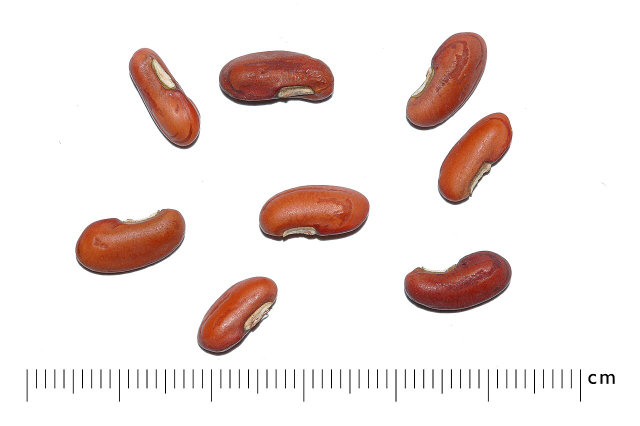
#> input picture data/images/beans_cowpea_scale_05.jpg, 1280 x 851 px (shown at 1/2 size); its folder holds 7 pictures in this run
$ python calibration.py
#> lines starting #> are read from the running program, lines starting #| are printed output that depends on the picture
### src/config.py
"""
Project wide configuration and the dataset manifest.

CSCD608 Advanced Computer Vision, Final Examination, Question 4
Automated Image Segmentation and Object Measurement System

Author : Nii Yartey Gidiglo
ID     : 22424650
"""

from pathlib import Path

# ----------------------------------------------------------------------------
# Paths
# ----------------------------------------------------------------------------
SRC_DIR = Path(__file__).resolve().parent
ROOT_DIR = SRC_DIR.parent
DATA_DIR = ROOT_DIR / "data"
IMAGE_DIR = DATA_DIR / "images"
GT_DIR = DATA_DIR / "ground_truth"
RESULTS_DIR = ROOT_DIR / "results"
FIG_DIR = RESULTS_DIR / "figures"
TABLE_DIR = RESULTS_DIR / "tables"
MEAS_DIR = RESULTS_DIR / "measurements"
REPORT_DIR = ROOT_DIR / "report"

for _d in (IMAGE_DIR, GT_DIR, FIG_DIR, TABLE_DIR, MEAS_DIR, REPORT_DIR):
    _d.mkdir(parents=True, exist_ok=True)

# Longest side that images are resized to before processing. Keeping every
# image at a common working resolution makes the timing comparison fair and
# keeps the morphological kernel sizes meaningful across the dataset.
WORK_MAX_SIDE = 900

RANDOM_SEED = 42

# ----------------------------------------------------------------------------
# Dataset manifest
#
# Every base image is a real photograph. Nothing in this dataset was generated
# by an image generation model. The source URL and licence of each photograph
# are recorded here and reproduced in the report.
#
# The "variant" images are controlled degradations that are computed from the
# base photographs by src/dataset.py (illumination gradient, dim exposure,
# sensor noise, defocus blur). They are used for the robustness study, and
# they inherit the ground truth mask of the base image because the geometry of
# the objects is unchanged.
# ----------------------------------------------------------------------------

BASE_IMAGES = [
    {
        "id": "seeds_sunflower_01",
        "file": "seeds_sunflower_01.jpg",
        "title": "Sunflower seeds, scattered",
        "domain": "Counting and measuring seeds",
        "expected_count": None,
        "px_per_mm": None,
        "ground_truth": "pixel",
        "notes": (
            "Dark seeds on a bright uniform surface. Most seeds are well "
            "separated, a cluster on the right is touching, and several seeds "
            "are cut by the image border."
        ),
        "source": "Wikimedia Commons, File:Sunflower seeds. img 007.jpg",
        "url": "https://commons.wikimedia.org/wiki/File:Sunflower_seeds._img_007.jpg",
        "licence": "CC BY-SA 4.0",
    },
    {
        "id": "seeds_sunflower_02",
        "file": "seeds_sunflower_02.jpg",
        "title": "Sunflower seeds, second layout",
        "domain": "Counting and measuring seeds",
        "expected_count": None,
        "px_per_mm": None,
        "ground_truth": None,
        "notes": "Same object class, different arrangement, more touching pairs.",
        "source": "Wikimedia Commons, File:Sunflower seeds. img 008.jpg",
        "url": "https://commons.wikimedia.org/wiki/File:Sunflower_seeds._img_008.jpg",
        "licence": "CC BY-SA 4.0",
    },
    {
        "id": "seeds_sunflower_03",
        "file": "seeds_sunflower_03.jpg",
        "title": "Sunflower seeds, third layout",
        "domain": "Counting and measuring seeds",
        "expected_count": None,
        "px_per_mm": None,
        "ground_truth": None,
        "notes": "Shallow depth of field, part of the field is defocused.",
        "source": "Wikimedia Commons, File:Sunflower seeds. img 009.jpg",
        "url": "https://commons.wikimedia.org/wiki/File:Sunflower_seeds._img_009.jpg",
        "licence": "CC BY-SA 4.0",
    },
    {
        "id": "seeds_pale_04",
        "file": "seeds_pale_04.jpg",
        "title": "Pale sunflower seeds of three sizes",
        "domain": "Counting and measuring seeds",
        "expected_count": 3,
        "px_per_mm": None,
        "ground_truth": "instance",
        "notes": (
            "Low contrast case. The seeds are almost the same brightness as "
            "the background, and the three objects differ strongly in size."
        ),
        "source": "Wikimedia Commons, File:Sunflower seeds - white. img 09.jpg",
        "url": "https://commons.wikimedia.org/wiki/File:Sunflower_seeds_-_white._img_09.jpg",
        "licence": "CC BY-SA 4.0",
    },
    {
        "id": "beans_cowpea_scale_05",
        "file": "beans_cowpea_scale_05.jpg",
        "title": "Cowpea seeds photographed with a centimetre scale",
        "domain": "Analysing objects in agricultural images",
        "expected_count": 8,
        # Measured in src/calibration.py from the printed ruler in the photo.
        "px_per_mm": 13.0,
        "ground_truth": "instance",
        "notes": (
            "Eight well separated cowpea seeds photographed next to a printed "
            "centimetre ruler, which allows pixel measurements to be converted "
            "into millimetres."
        ),
        "source": "Wikimedia Commons, File:Vigna unguiculata 03.jpg",
        "url": "https://commons.wikimedia.org/wiki/File:Vigna_unguiculata_03.jpg",
        "licence": "CC BY-SA 3.0",
        "has_ruler": True,
    },
    {
        "id": "beans_coffee_06",
        "file": "beans_coffee_06.jpg",
        "title": "Roasted coffee beans with cast shadows",
        "domain": "Separating foreground objects from a simple background",
        "expected_count": 5,
        "px_per_mm": None,
        "ground_truth": "instance",
        "notes": (
            "Five glossy beans on a cream surface. Two beans touch, all of "
            "them cast soft shadows, and specular highlights sit inside the "
            "objects."
        ),
        "source": "Wikimedia Commons, File:Dark roasted coffee on white background.jpg",
        "url": "https://commons.wikimedia.org/wiki/File:Dark_roasted_coffee_on_white_background.jpg",
        "licence": "CC BY-SA 4.0",
    },
    {
        "id": "coins_greek_07",
        "file": "coins_greek_07.png",
        "title": "Twenty four Greek coins",
        "domain": "Identifying coins or circular objects",
        "expected_count": 24,
        "px_per_mm": None,
        "ground_truth": "instance",
        "notes": (
            "The classic coins photograph distributed with scikit-image. The "
            "background is dark, the illumination falls off towards the "
            "bottom left corner, and coin brightness overlaps background "
            "brightness in the darkest corner."
        ),
        "source": "scikit-image sample data, coins.png, Brooklyn Museum collection",
        "url": "https://github.com/scikit-image/scikit-image/blob/main/skimage/data/coins.png",
        "licence": "Public domain",
    },
    {
        "id": "beans_pinto_dense_08",
        "file": "beans_pinto_dense_08.jpg",
        "title": "Densely piled pinto beans",
        "domain": "Counting and measuring seeds, hard case",
        "expected_count": None,
        "px_per_mm": None,
        "ground_truth": None,
        "notes": (
            "A deliberate stress case. Roughly two hundred beans are piled so "
            "that almost every bean touches or overlaps a neighbour, which "
            "breaks the one region per object assumption."
        ),
        "source": "Wikimedia Commons, File:Pinto Beans Seeds.jpg",
        "url": "https://commons.wikimedia.org/wiki/File:Pinto_Beans_Seeds.jpg",
        "licence": "CC BY-SA 4.0",
    },
]

# Controlled degradations applied to two of the base photographs.
VARIANTS = [
    {"id": "seeds_sunflower_01_illum", "base": "seeds_sunflower_01",
     "kind": "illumination_gradient", "label": "Strong lighting gradient"},
    {"id": "seeds_sunflower_01_dim", "base": "seeds_sunflower_01",
     "kind": "dim", "label": "Under exposed, low contrast"},
    {"id": "seeds_sunflower_01_noise", "base": "seeds_sunflower_01",
     "kind": "noise", "label": "Additive Gaussian sensor noise"},
    {"id": "seeds_sunflower_01_blur", "base": "seeds_sunflower_01",
     "kind": "blur", "label": "Defocus blur"},
    {"id": "coins_greek_07_illum", "base": "coins_greek_07",
     "kind": "illumination_gradient", "label": "Strong lighting gradient"},
    {"id": "coins_greek_07_noise", "base": "coins_greek_07",
     "kind": "noise", "label": "Additive Gaussian sensor noise"},
]


# [12 lines left out: functions has_ground_truth, has_instance_ground_truth, not called in this run]


def image_record(image_id):
    """Return the manifest record for a base image or a variant."""
    for rec in BASE_IMAGES:
        if rec["id"] == image_id:
            return rec
    for var in VARIANTS:
        if var["id"] == image_id:
            base = image_record(var["base"])
            rec = dict(base)
            rec.update({
                "id": var["id"],
                "file": var["id"] + ".png",
                "title": base["title"] + ", " + var["label"].lower(),
                "variant_of": var["base"],
                "variant_kind": var["kind"],
                "variant_label": var["label"],
            })
            return rec
    raise KeyError(image_id)


# [5 lines left out: function all_image_ids, not called in this run]

### src/preprocessing.py
"""
Image preparation stage of the pipeline.

Everything in this module is deliberately classical: colour conversion,
smoothing filters, contrast handling and a morphological illumination
correction. No learned model is used anywhere in the project.
"""

import cv2
import numpy as np

from config import WORK_MAX_SIDE


# ----------------------------------------------------------------------------
# Basic input handling
# ----------------------------------------------------------------------------
def load_bgr(path):
    """Read an image from disk as BGR, raising a clear error if it is missing."""
    img = cv2.imread(str(path), cv2.IMREAD_COLOR)
    if img is None:
        raise FileNotFoundError("Could not read image: %s" % path)
    return img


def resize_max_side(img, max_side=WORK_MAX_SIDE):
    """Scale an image so that its longest side equals max_side.

    Images are only ever shrunk, never enlarged, so no detail is invented.
    The scale factor is returned so that pixel measurements can be traced back
    to the original photograph if needed.
    """
    h, w = img.shape[:2]
    longest = max(h, w)
    if longest <= max_side:
        return img.copy(), 1.0
    scale = max_side / float(longest)
    out = cv2.resize(img, (int(round(w * scale)), int(round(h * scale))),
                     interpolation=cv2.INTER_AREA)
    return out, scale


def to_gray(img_bgr):
    return cv2.cvtColor(img_bgr, cv2.COLOR_BGR2GRAY)


# [139 lines left out: functions colour_channels, channel_separability, denoise, clahe, estimate_background, correct_illumination and 2 more, not called in this run]

### src/dataset.py
"""
Dataset handling.

The eight base images are real photographs that are shipped with this
submission in data/images. This module can re download them from their source
if they are missing, and it generates the controlled degradations that are used
for the robustness study.
"""

import subprocess

import cv2
import numpy as np

from config import BASE_IMAGES, IMAGE_DIR, VARIANTS, RANDOM_SEED, image_record
from preprocessing import load_bgr, resize_max_side

DOWNLOAD_URLS = {
    "seeds_sunflower_01.jpg":
        "https://upload.wikimedia.org/wikipedia/commons/thumb/5/56/"
        "Sunflower_seeds._img_007.jpg/1280px-Sunflower_seeds._img_007.jpg",
    "seeds_sunflower_02.jpg":
        "https://upload.wikimedia.org/wikipedia/commons/thumb/7/7a/"
        "Sunflower_seeds._img_008.jpg/1280px-Sunflower_seeds._img_008.jpg",
    "seeds_sunflower_03.jpg":
        "https://upload.wikimedia.org/wikipedia/commons/thumb/c/cf/"
        "Sunflower_seeds._img_009.jpg/1280px-Sunflower_seeds._img_009.jpg",
    "seeds_pale_04.jpg":
        "https://upload.wikimedia.org/wikipedia/commons/thumb/6/69/"
        "Sunflower_seeds_-_white._img_09.jpg/1280px-Sunflower_seeds_-_white._img_09.jpg",
    "beans_cowpea_scale_05.jpg":
        "https://upload.wikimedia.org/wikipedia/commons/thumb/5/56/"
        "Vigna_unguiculata_03.jpg/1280px-Vigna_unguiculata_03.jpg",
    "beans_coffee_06.jpg":
        "https://upload.wikimedia.org/wikipedia/commons/5/5b/"
        "Dark_roasted_coffee_on_white_background.jpg",
    "coins_greek_07.png":
        "https://raw.githubusercontent.com/scikit-image/scikit-image/"
        "v0.24.0/skimage/data/coins.png",
    "beans_pinto_dense_08.jpg":
        "https://upload.wikimedia.org/wikipedia/commons/thumb/3/3f/"
        "Pinto_Beans_Seeds.jpg/1280px-Pinto_Beans_Seeds.jpg",
}


# [41 lines left out: functions ensure_base_images, apply_illumination_gradient, apply_dim, apply_noise, not called in this run]


def apply_blur(img, ksize=15):
    """Defocus blur, modelled with a Gaussian point spread function."""
    return cv2.GaussianBlur(img, (ksize, ksize), 0)


_VARIANT_FUNCS = {
    "illumination_gradient": apply_illumination_gradient,
    "dim": apply_dim,
    "noise": apply_noise,
    "blur": apply_blur,
}


# [14 lines left out: function build_variants, not called in this run]


def load_working(image_id):
    """Load one image of the dataset at the common working resolution."""
    rec = image_record(image_id)
    img = load_bgr(IMAGE_DIR / rec["file"])
    work, scale = resize_max_side(img)
    return work, rec, scale


# [4 lines that do not run on import are left out]

### src/calibration.py
"""
Spatial calibration from the printed ruler in the cowpea photograph.

One image of the dataset was photographed next to a millimetre ruler. The tick
marks are found by projecting the ruler band onto the horizontal axis, and the
median distance between neighbouring ticks gives the number of pixels per
millimetre. Every pixel measurement of that image can then be reported in
millimetres, which is what an agricultural grading application needs.
"""

import cv2
import numpy as np

# Vertical band of the working resolution image that contains the ruler, and
# the physical distance between two neighbouring tick marks.
RULER_BAND = (500, 570)
MM_PER_TICK = 1.0


def tick_positions(img_bgr, band=RULER_BAND, ink_threshold=128, min_ink=3):
    gray = cv2.cvtColor(img_bgr, cv2.COLOR_BGR2GRAY)
    strip = gray[band[0]:band[1], :]
    ink_per_column = (strip < ink_threshold).sum(axis=0)
    is_tick = ink_per_column > min_ink
    centres, start = [], None
    for i, v in enumerate(is_tick):
        if v and start is None:
            start = i
        if not v and start is not None:
            centres.append((start + i - 1) / 2.0)
            start = None
    if start is not None:
        centres.append((start + len(is_tick) - 1) / 2.0)
    return centres


def pixels_per_mm(img_bgr, band=RULER_BAND, mm_per_tick=MM_PER_TICK):
    centres = tick_positions(img_bgr, band)
    if len(centres) < 5:
        raise RuntimeError("Ruler not found, only %d ticks detected" % len(centres))
    spacing = np.diff(np.array(centres))
    # The median is used so that the wider marks at the five millimetre
    # positions cannot bias the estimate.
    return float(np.median(spacing) / mm_per_tick), len(centres)


if __name__ == "__main__":
    from dataset import load_working
    work, rec, _ = load_working("beans_cowpea_scale_05")
#> in load_bgr, img is the input picture: shape (851, 1280, 3); mean B, G, R 228.2, 230.7, 240.6
#> in resize_max_side, `out = cv2.resize(img, (int(round(w * scale)), int(round(h * scale))), ..`:
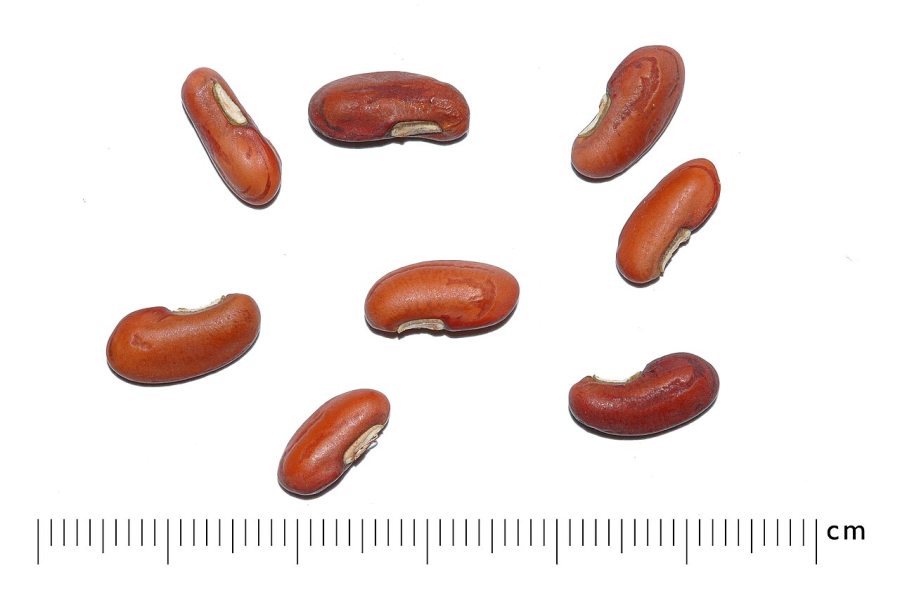
#> out: shape (598, 900, 3); mean B, G, R 228.2, 230.7, 240.6
#> in load_working, `work, scale = resize_max_side(img)`: scale = 0.703
#> rec = 12 items
    scale, n = pixels_per_mm(work)
#> in tick_positions, `gray = cv2.cvtColor(img_bgr, cv2.COLOR_BGR2GRAY)`:
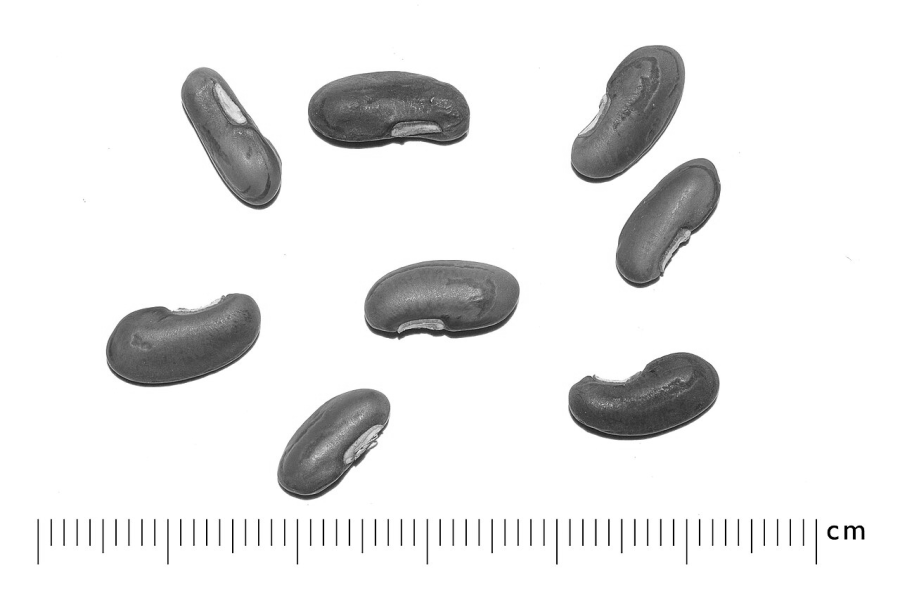
#> gray: shape (598, 900); min 0, max 255, mean 233.4
#> in tick_positions, `strip = gray[band[0]:band[1], :]`:
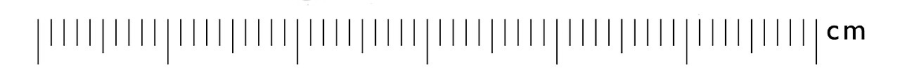
#> strip: shape (70, 900); min 0, max 255, mean 244.7
#> in tick_positions, `ink_per_column = (strip < ink_threshold).sum(axis=0)`: ink_per_column = 900 values, max 45 at index 38, min 0 at index 0, mean 2.85
#> the loop in tick_positions, `for i, v in enumerate(is_tick):` made 900 passes
#> v on passes 1 to 12: False, False, False, False, False, False, False, False, False, False, False, False
#> after the loop in tick_positions, `for i, v in enumerate(is_tick):`: centres = 65 values from 38 to 862
#> in pixels_per_mm, `spacing = np.diff(np.array(centres))`: spacing = 64 values, max 16.5 at index 60, min 8 at index 63, mean 12.88
#> scale = 13; n = 65
    print("ticks detected : %d" % n)
#| ticks detected : 65
    print("pixels per mm  : %.2f" % scale)
#| pixels per mm  : 13.00
    print("field of view  : %.1f mm wide" % (work.shape[1] / scale))
#| field of view  : 69.2 mm wide
